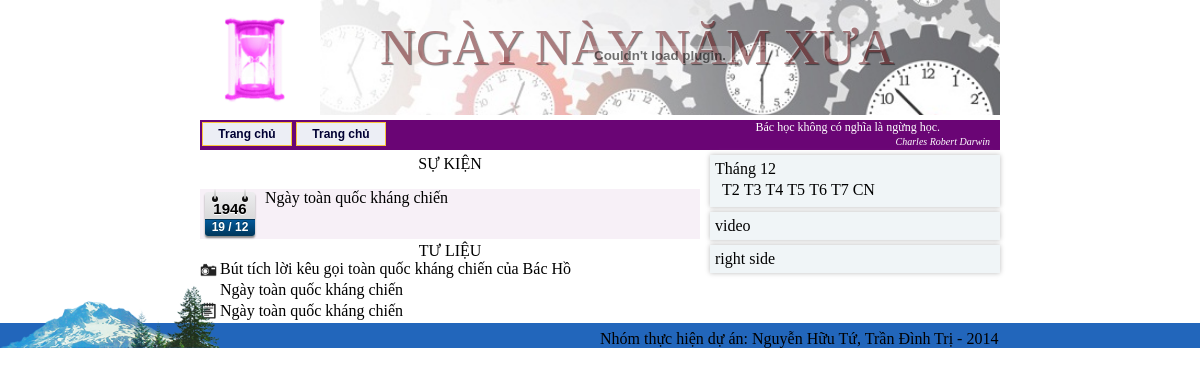
Screenshot of /index.php?id=399 with the database file from the repository.
### tables this page shows
CREATE TABLE IF NOT EXISTS `danhngon` (
  `id` int(11) unsigned NOT NULL AUTO_INCREMENT,
  `caunoi` varchar(300) NOT NULL,
  `tacgia` varchar(50) NOT NULL,
  `ynghia` text NOT NULL,
  PRIMARY KEY (`id`)
);

CREATE TABLE IF NOT EXISTS `cacsukien` (
  `id` int(11) unsigned NOT NULL AUTO_INCREMENT,
  `ngay` tinyint(4) NOT NULL,
  `thang` tinyint(4) NOT NULL,
  `nam` smallint(6) NOT NULL DEFAULT '0',
  `ngaynao` date NOT NULL,
  `sukien` varchar(400) NOT NULL,
  `theloai` tinyint(1) NOT NULL DEFAULT '1',
  `luctao` datetime NOT NULL,
  `nguoilam` varchar(7) NOT NULL,
  `sudung` smallint(1) NOT NULL DEFAULT '1',
  PRIMARY KEY (`id`)
);

CREATE TABLE IF NOT EXISTS `cactulieu` (
  `id` int(11) unsigned NOT NULL AUTO_INCREMENT,
  `sk` int(11) NOT NULL,
  `theloai` tinyint(1) NOT NULL,
  `url` varchar(200) NOT NULL,
  `tieude` varchar(200) NOT NULL,
  `luctao` datetime NOT NULL,
  `sudung` tinyint(1) NOT NULL DEFAULT '1',
  PRIMARY KEY (`id`)
);

### bbcode.php (called while the page is built)
<?php
 function showBBcodes($text) {
$find = array(
'~\[b\](.*?)\[/b\]~s',
'~\[i\](.*?)\[/i\]~s',
'~\[u\](.*?)\[/u\]~s',
'~\[pre\](.*?)\[/pre\]~s',
'~\[size=(.*?)\](.*?)\[/size\]~s',
'~\[color=(.*?)\](.*?)\[/color\]~s',
'~\[url\]((?:ftp|https?)://.*?)\[/url\]~s',
'~\[img\](.*?\.(?:jpg|jpeg|gif|png|bmp))\[/img\]~s',
'~\[br\]~s',
'~\[code\](.*?)\[/code\]~s',
'~\[sup\](.*?)\[/sup\]~s',
'~\[sub\](.*?)\[/sub\]~s'
);
$replace = array(
'<b>$1</b>',
'<i>$1</i>',
'<span style="text-decoration:underline;">$1</span>',
'<pre>$1</'.'pre>',
'<span style="font-size:$1px;">$2</span>',
'<span style="color:$1;">$2</span>',
'<a href="$1">$1</a>',
'<img src="image/$1"/>',
'<br/>',
'<span class="codetext">$1</span>',
'<sup>$1</sup>',
'<sub>$1</sub>'
);
return preg_replace($find,$replace,$text);
}
 ?>

### index.php (the view, shortened to what this page needs)
<?php
include_once("bbcode.php");
$theloai=["","camera","video","wiki","article"];
$thang = date("m");
?>
<html>
<head>
<link rel="stylesheet" type="text/css" href="kieu.css"/>
</head>
<body>
<div>
<div id='mainpage'>
  <div id="headerpart">
    <div id="logo">
	<img src="hinh/sand-clock.gif" height="100px" />
	</div>
	<div id="title">
	<div style="position:absolute; z-index:1;">
	<object classid="clsid:D27CDB6E-AE6D-11cf-96B8-444553540000" codebase="http://fpdownload.macromedia.com/pub/shockwave/cabs/flash/swflash.cab#version=8,0,0,0" width="680" height="110">
	<embed src="hinh/nen2.swf" quality="high" type="application/x-shockwave-flash" width="680" height="110" wmode="transparent" pluginspage="http://www.macromedia.com/go/getflashplayer" />
</object>
	</div><br/>
	<span>NGày này Năm Xưa</span>
	</div>
  </div>
  <div id="menubar">
  <div class="menu_out">
  <div class="menu_in">
      <a href="#" class="menu">Trang chủ</a>
    </div>
  </div>
  <div class="menu_out">
  <div class="menu_in">
      <a href="#" class="menu">Trang chủ</a>
    </div>
  </div>
  <div id="danhngon">
<?php
$sql= "select * from danhngon order by rand() limit 1;";
$result=mysql_query($sql);
if ($row=mysql_fetch_array($result)) {
	echo '<div id="danhngon_tren">'.$row['caunoi'].'</div>';
	echo '<div id="danhngon_duoi">'.$row['tacgia'].'</div>';
}
?>
  </div>
  </div>
  <div id="content">
    <div id = "leftside">
<?php
if (isset($_GET['id'])) {
	$skid=intval($_GET['id']);
	echo '<div class="tieude">SỰ KIỆN</div>';
	$sql="select * from cacsukien where id=$skid;";
	$result = mysql_query($sql);
	if ($result) {
		if (mysql_num_rows($result)) {
			if ($row = mysql_fetch_array($result)) {
				echo '<div class="motdong"><p class="calendar">'.$row['nam'].'<span>'.$row['ngay'].' / '.$row['thang'].'</span></p><p>'.showBBcodes($row['sukien']).'</p></div>';
				echo '<div class="tieude">TƯ LIỆU</div>';
				$sql="select * from cactulieu where sk=$skid order by theloai";
				$result = mysql_query($sql);
				if ($result) {
					while ($tl = mysql_fetch_array($result)) {
						echo "<div class='tulieu ".$theloai[$tl['theloai']]."'><a href='".$tl['url']."' target='_blank'>".$tl['tieude']."</a></div>";
					}
				}
			}
		}
		else {
			echo "Không có sự kiện này.";
		}
	}
	else {
		echo "Lỗi";
	}
}
?>
	</div>
	<div id="rightside">
	  <div id="calendar" class="rightwidget">
	  <div>Tháng <?php echo $thang;?></div>
	  <table>
	  <th><td>T2</td><td>T3</td><td>T4</td><td>T5</td><td>T6</td><td>T7</td><td>CN</td>
	  </th>
	  </table>
	  </div>
	  <div id="somevideos" class="rightwidget">
	  video
	  </div>
	  <div id="otherstuff" class="rightwidget">
	  right side
	  </div>
	</div>
  </div>
</div>
<div id="footerpart">
  <div class="tree">
    <img src="hinh/mountain.png" width="220px"/>
  </div>
  <div class="copyright">
  Nhóm thực hiện dự án: Nguyễn Hữu Tứ, Trần Đình Trị - 2014
  </div>
</div>
</div>
</body>
</html>

### kieu.css (style rules this page uses)
body { margin: 0; padding: 0; }
#mainpage { width:800px; margin-left: auto ; margin-right: auto ; }
#footerpart { background:#2266bb; height:25px; position:relative; }
#footerpart .tree { position:absolute; bottom:0px; left:0px; width:300px; }
#footerpart .copyright { position:absolute; bottom:0px; right:0px; width:600px; }
#headerpart { height:120px; }
#menubar { background:#6a0575; height:30px; margin-bottom:5px; color:white; }
.menu_out { width:80px; background-color:#eceef5; border:1px solid #FBC43C; padding:4px; margin:2px 2px; float:left; }
.menu_in { padding-right:10px; padding-left:10px; }
.menu { font-size:12px; font-family:Arial; font-weight:bold; color:#000033; white-space:nowrap; display:block; text-align:center; }
#danhngon { position:relative; }
#danhngon_tren { position:absolute; top:0; right:60; font-style:bold; font-size:12px; }
#danhngon_duoi { position:absolute; top:16; right:10; font-style:italic; font-size:10px; }
#leftside { float:left; width:500px; }
#rightside { float:left; width:290px; margin-left:10px; }
#logo { width:100px; float:left; height:110px; margin-top:10px; margin-left:5px; }
#title { float:left; width:680; background-image:url("hinh/home-banner-time2.jpg"); height:115px; margin-left:15px; background-repeat:repeat-x; background-size:100%; }
#title span { text-transform:uppercase; padding-left:60px; text-shadow: -1px -1px 1px #fff, 1px 1px 1px #000; color: #5c0408; opacity: 0.5; font: 50px 'Museo700'; }
.rightwidget { background:#f0f5f7; margin-bottom:5px; box-shadow: 0 0 5px #bbb; padding:5px; }
.motdong { margin-bottom:3px; background:#f7f0f7; min-height:50px; }
.tieude { text-align:center; }
a { text-decoration: none; color: inherit; }
div.camera { background-image: url("hinh/camera.png"); }
div.wiki { background-image: url("hinh/wiki.png"); }
div.article { background-image: url("hinh/article.png"); }
.tulieu { margin-bottom:3px; background-repeat:no-repeat; background-size:17px 17px; padding-left:20px; }
.calendar { margin:3px 10px 5px 5px; float:left; width:50px; background:#ededef; background: -webkit-gradient(linear, left top, left bottom, from(#ededef), to(#ccc)); background: -moz-linear-gradient(top, #ededef, #ccc); font:bold 15px/33px Arial Black, Arial, Helvetica, sans-serif; text-align:center; color:#000; text-shadow:#fff 0 1px 0; -moz-border-radius:3px; -webkit-border-radius:3px; border-radius:3px; position:relative; -moz-box-shadow:0 2px 2px #888; -webkit-box-shadow:0 2px 2px #888; box-shadow:0 2px 2px #888; }
.calendar span { display:block; font:normal bold 12px/14px Arial, Helvetica, sans-serif; text-transform:uppercase; color:#fff; text-shadow:#00365a 0 -1px 0; background:#04599a; background:-webkit-gradient(linear, left top, left bottom, from(#04599a), to(#00365a)); background:-moz-linear-gradient(top, #04599a, #00365a); -moz-border-radius-bottomright:3px; -webkit-border-bottom-right-radius:3px; border-bottom-right-radius:3px; -moz-border-radius-bottomleft:3px; -webkit-border-bottom-left-radius:3px; border-bottom-left-radius:3px; border-top:1px solid #00365a; margin-top:-6px; padding-bottom:2px; }
.calendar:before, .calendar:after { content:''; float:left; position:absolute; top:4px; width:6px; height:6px; background:#111; z-index:1; -moz-border-radius:10px; -webkit-border-radius:10px; border-radius:10px; -moz-box-shadow:0 1px 1px #fff; -webkit-box-shadow:0 1px 1px #fff; box-shadow:0 1px 1px #fff; }
.calendar:before { left:7px; }
.calendar:after { right:7px; }
.calendar span:before, .calendar span:after { content:''; float:left; position:absolute; top:-3px; width:2px; height:10px; background:#dadada; background:-webkit-gradient(linear, left top, left bottom, from(#f1f1f1), to(#aaa)); background:-moz-linear-gradient(top, #f1f1f1, #aaa); z-index:2; -moz-border-radius:2px; -webkit-border-radius:2px; border-radius:2px; }
.calendar span:before { left:9px; }
.calendar span:after { right:9px; }

### rows the page displays
danhngon: caunoi "Bác học không có nghĩa là ngừng học.", tacgia "Charles Robert Darwin"
cacsukien: nam "1946", ngay "19", thang "12", sukien "Ngày toàn quốc kháng chiến"
cactulieu: shows a picture, tieude "Bút tích lời kêu gọi toàn quốc kháng chiến của Bác Hồ"
cactulieu: tieude "Ngày toàn quốc kháng chiến"
cactulieu: shows a picture, tieude "Ngày toàn quốc kháng chiến"
